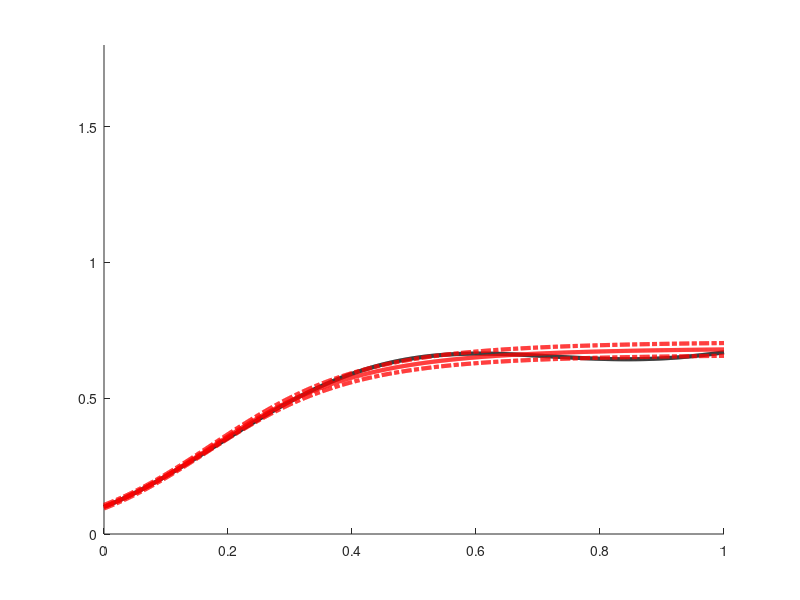

The MATLAB source for this figure: (Note: this script raises an error after producing the figure.)
clear all;
close all;


%load('res_PIGP.mat');
load('./PIDKL_res.mat');
load('./ode_extrap.mat');
gt = [train; test];
x = gt(:, 1);
pred_mean = [tr_pred_mean;te_pred_mean];
pred_std = [tr_pred_std;te_pred_std] * 2;
upper = pred_mean + pred_std;
lower = pred_mean - pred_std;
hold on;
plot(x,gt(:,2),'k','LineWidth',3);
plot(x,pred_mean,'r','LineWidth',3);
plot(x,lower,'r-.','LineWidth',3);
plot(x,upper,'r-.','LineWidth',3);


ylim([0,1.8]);

stdshade(pred_mean,pred_std,0.1,'r',x,[])

[x,y] = meshgrid(0.1,0:0.1:1);

% figure(2)
plot(x(:),y(:),'g-.','LineWidth',3)
set(gca,'FontSize',45)
box on
grid on 
xlim([0,1])
ylim([0,1])
xticks([ 0.1, 0.5, 1])
yticks([0:0.5:1])
xlabel('t');
%ylabel('f(t)');



print('PIDKL_ode_extrap','-depsc')

% pred_var = pred_var';
% gtruth = y_test;
% plot(0.101:0.001:1.0, pred_mean, 'r');
% hold on;
% plot(0.101:0.001:1.0, gtruth, 'k');
% upper = pred_mean + sqrt(pred_var);
% lower = pred_mean - sqrt(pred_var);
% plot(0.101:0.001:1.0, upper, 'r');
% plot(0.101:0.001:1.0, lower, 'r');



